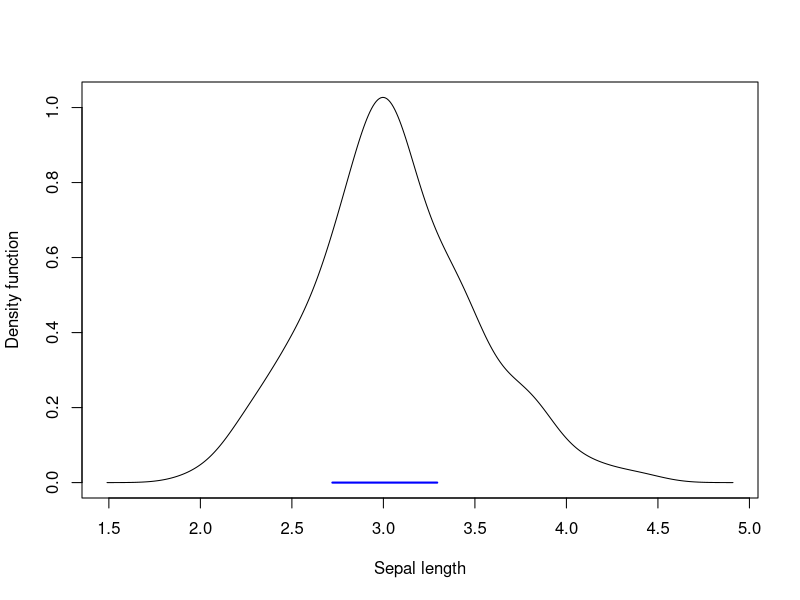
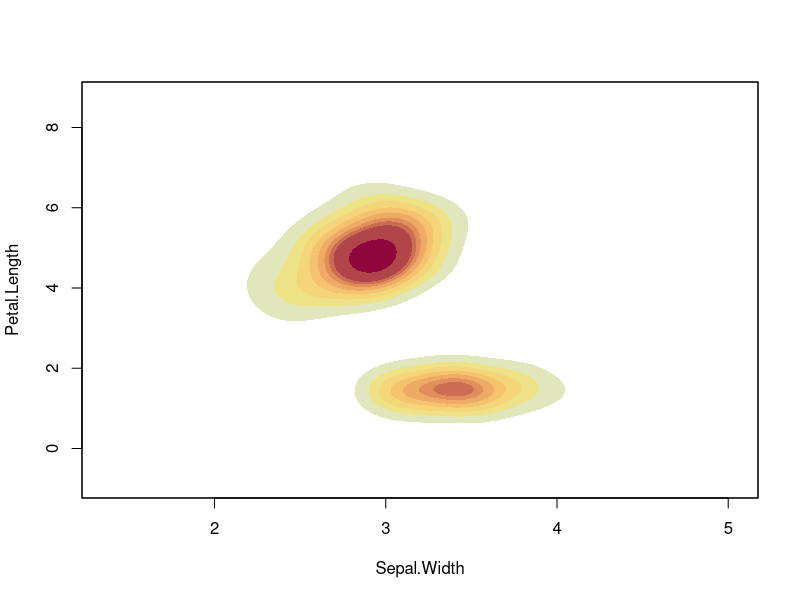
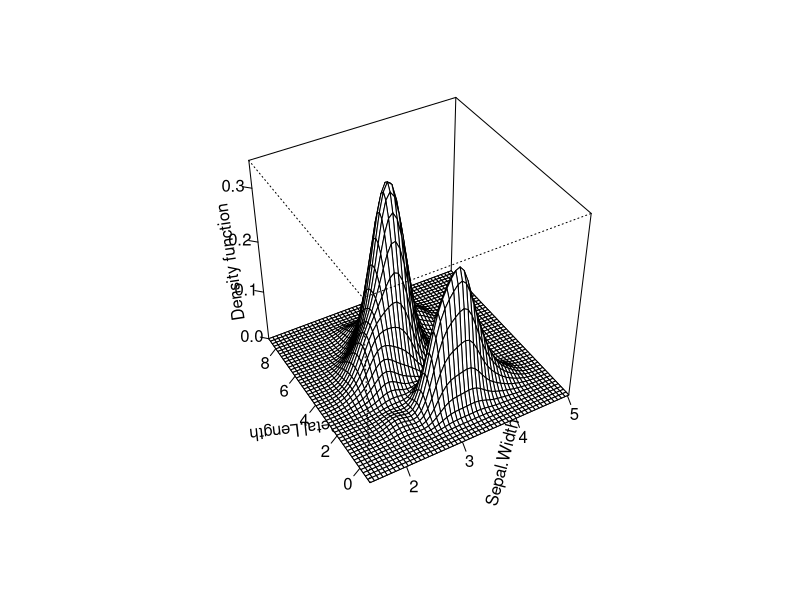

Recreate these plots in R, in order. (Note: this script raises an error after producing the figures.)
library(ks)


### Name: plot.kde
### Title: Plot for kernel density estimate
### Aliases: plot.kde
### Keywords: hplot

### ** Examples

library(MASS)
data(iris)

## univariate example
fhat <- kde(x=iris[,2])
plot(fhat, cont=50, col.cont="blue", cont.lwd=2, xlab="Sepal length")

## bivariate example
fhat <- kde(x=iris[,2:3])
plot(fhat, display="filled.contour", cont=seq(10,90,by=10))
plot(fhat, display="persp", thin=3, border=1, col="white")
## No test: 
## trivariate example
fhat <- kde(x=iris[,2:4])
plot(fhat, drawpoints=TRUE)
## End(No test)
